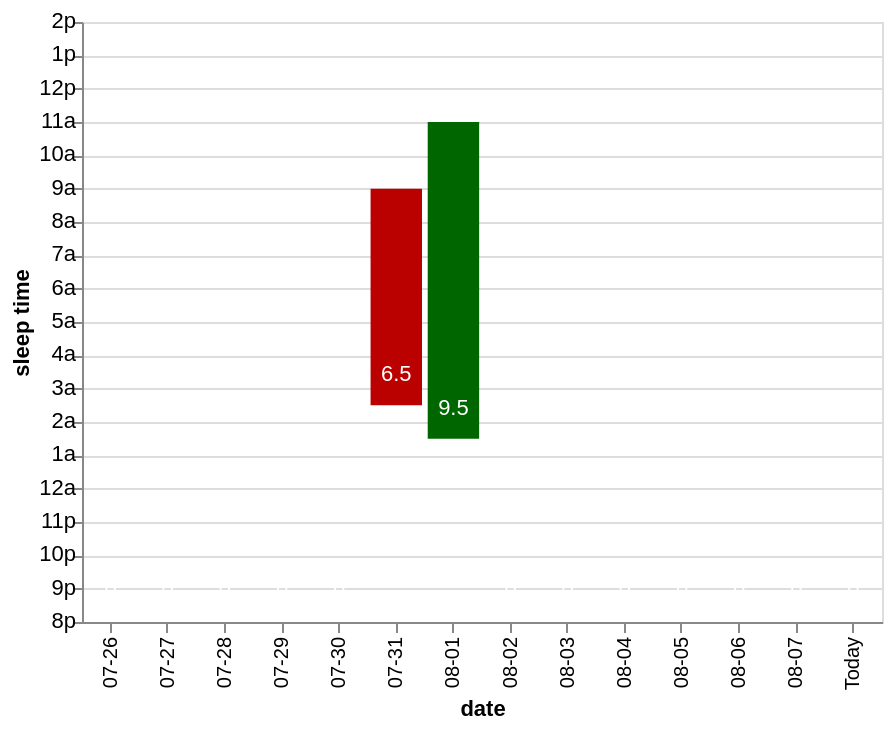

Describe this chart as a Vega-Lite specification.
### Vega-Lite specification from a JSON file in a GitHub repository (floating-point values rounded to 4 significant figures)
{"config": {"view": {"continuousWidth": 400, "continuousHeight": 300}, "axisY": {"labelAlign": "left", "labelPadding": 160, "titleAngle": -90, "titleX": -25}}, "layer": [{"data": {"values": [{"date": "Today", "start": 0, "end": 0, "total_sleep_hours": ""}, {"date": "08-07", "start": 0, "end": 0, "total_sleep_hours": ""}, {"date": "08-06", "start": 0, "end": 0, "total_sleep_hours": ""}, {"date": "08-05", "start": 0, "end": 0, "total_sleep_hours": ""}, {"date": "08-04", "start": 0, "end": 0, "total_sleep_hours": ""}, {"date": "08-03", "start": 0, "end": 0, "total_sleep_hours": ""}, {"date": "08-02", "start": 0, "end": 0, "total_sleep_hours": ""}, {"date": "08-01", "start": 5.5, "end": 15, "total_sleep_hours": "9.5"}, {"date": "07-31", "start": 6.5, "end": 13, "total_sleep_hours": "6.5"}, {"date": "07-30", "start": 0, "end": 0, "total_sleep_hours": ""}, {"date": "07-29", "start": 0, "end": 0, "total_sleep_hours": ""}, {"date": "07-28", "start": 0, "end": 0, "total_sleep_hours": ""}, {"date": "07-27", "start": 0, "end": 0, "total_sleep_hours": ""}, {"date": "07-26", "start": 0, "end": 0, "total_sleep_hours": ""}]}, "mark": "bar", "encoding": {"color": {"condition": {"value": "#006600", "test": "((datum.end - datum.start) >= 8)"}, "value": "#BB0000"}, "x": {"field": "date", "type": "nominal"}, "y": {"axis": {"labels": false, "tickCount": 19}, "field": "start", "type": "quantitative"}, "y2": {"field": "end"}}}, {"data": {"values": [{"hour_labels": "8p", "y_labels": 0}, {"hour_labels": "9p", "y_labels": 1}, {"hour_labels": "10p", "y_labels": 2}, {"hour_labels": "11p", "y_labels": 3}, {"hour_labels": "12a", "y_labels": 4}, {"hour_labels": "1a", "y_labels": 5}, {"hour_labels": "2a", "y_labels": 6}, {"hour_labels": "3a", "y_labels": 7}, {"hour_labels": "4a", "y_labels": 8}, {"hour_labels": "5a", "y_labels": 9}, {"hour_labels": "6a", "y_labels": 10}, {"hour_labels": "7a", "y_labels": 11}, {"hour_labels": "8a", "y_labels": 12}, {"hour_labels": "9a", "y_labels": 13}, {"hour_labels": "10a", "y_labels": 14}, {"hour_labels": "11a", "y_labels": 15}, {"hour_labels": "12p", "y_labels": 16}, {"hour_labels": "1p", "y_labels": 17}, {"hour_labels": "2p", "y_labels": 18}]}, "mark": {"type": "text", "align": "right"}, "encoding": {"text": {"field": "hour_labels", "type": "nominal"}, "x": {"value": -3}, "y": {"field": "y_labels", "title": "sleep time", "type": "quantitative"}}}, {"data": {"values": [{"date": "Today", "start": 0, "end": 0, "total_sleep_hours": ""}, {"date": "08-07", "start": 0, "end": 0, "total_sleep_hours": ""}, {"date": "08-06", "start": 0, "end": 0, "total_sleep_hours": ""}, {"date": "08-05", "start": 0, "end": 0, "total_sleep_hours": ""}, {"date": "08-04", "start": 0, "end": 0, "total_sleep_hours": ""}, {"date": "08-03", "start": 0, "end": 0, "total_sleep_hours": ""}, {"date": "08-02", "start": 0, "end": 0, "total_sleep_hours": ""}, {"date": "08-01", "start": 5.5, "end": 15, "total_sleep_hours": "9.5"}, {"date": "07-31", "start": 6.5, "end": 13, "total_sleep_hours": "6.5"}, {"date": "07-30", "start": 0, "end": 0, "total_sleep_hours": ""}, {"date": "07-29", "start": 0, "end": 0, "total_sleep_hours": ""}, {"date": "07-28", "start": 0, "end": 0, "total_sleep_hours": ""}, {"date": "07-27", "start": 0, "end": 0, "total_sleep_hours": ""}, {"date": "07-26", "start": 0, "end": 0, "total_sleep_hours": ""}]}, "mark": {"type": "text", "align": "center", "baseline": "middle", "dy": -15}, "encoding": {"color": {"value": "white"}, "text": {"field": "total_sleep_hours", "type": "quantitative"}, "x": {"field": "date", "type": "nominal"}, "y": {"axis": {"labels": false, "tickCount": 19}, "field": "start", "type": "quantitative"}, "y2": {"field": "end"}}}], "width": 400, "$schema": "https://vega.github.io/schema/vega-lite/v5.json", "data": {"values": [{"date": "Today", "start": 0, "end": 0, "total_sleep_hours": ""}, {"date": "08-07", "start": 0, "end": 0, "total_sleep_hours": ""}, {"date": "08-06", "start": 0, "end": 0, "total_sleep_hours": ""}, {"date": "08-05", "start": 0, "end": 0, "total_sleep_hours": ""}, {"date": "08-04", "start": 0, "end": 0, "total_sleep_hours": ""}, {"date": "08-03", "start": 0, "end": 0, "total_sleep_hours": ""}, {"date": "08-02", "start": 0, "end": 0, "total_sleep_hours": ""}, {"date": "08-01", "start": 5.5, "end": 15, "total_sleep_hours": "9.5"}, {"date": "07-31", "start": 6.5, "end": 13, "total_sleep_hours": "6.5"}, {"date": "07-30", "start": 0, "end": 0, "total_sleep_hours": ""}, {"date": "07-29", "start": 0, "end": 0, "total_sleep_hours": ""}, {"date": "07-28", "start": 0, "end": 0, "total_sleep_hours": ""}, {"date": "07-27", "start": 0, "end": 0, "total_sleep_hours": ""}, {"date": "07-26", "start": 0, "end": 0, "total_sleep_hours": ""}]}}
